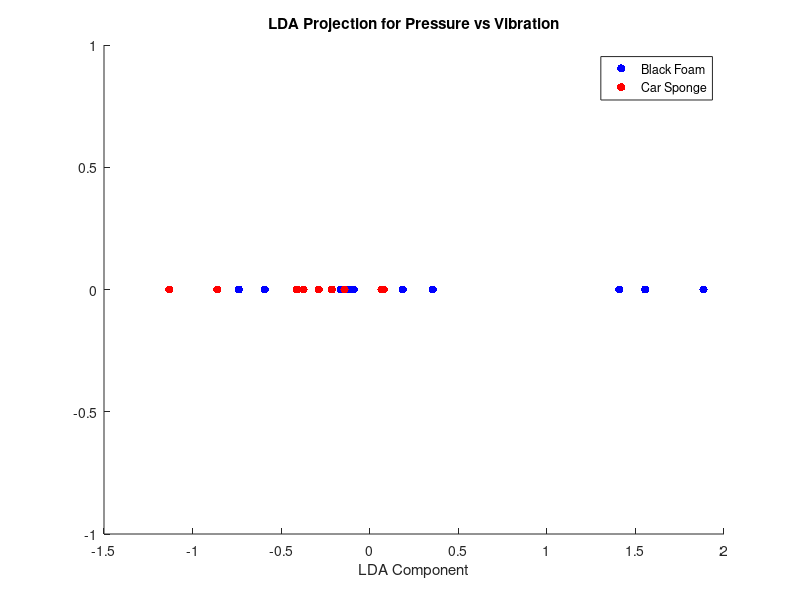
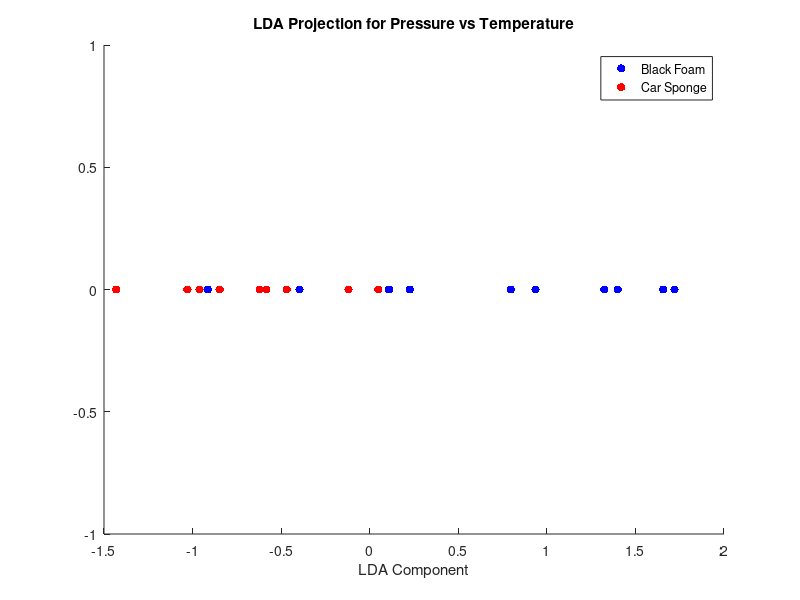
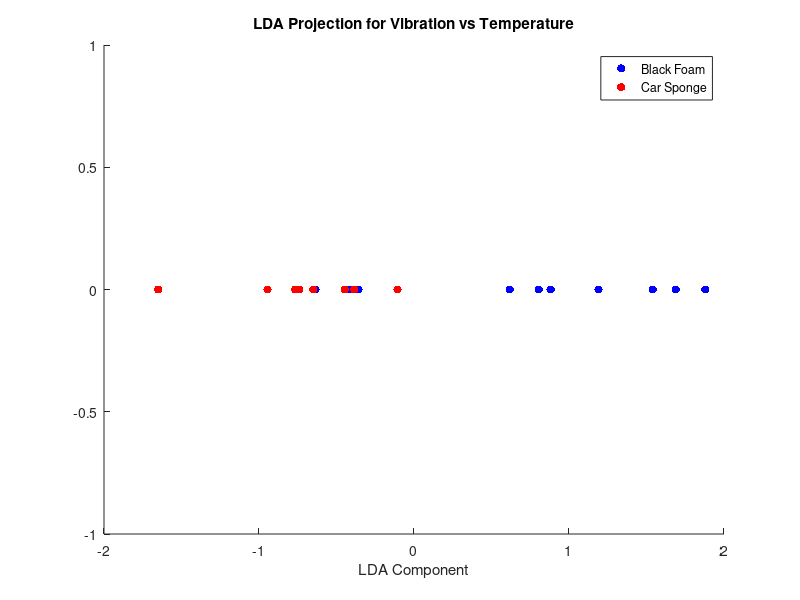

Write the MATLAB code that produced these figures, in order.
data = load('Lab1/F0_PVT.mat');

pressure_black_foam = data.Pressure(2,:)';
vibration_black_foam = data.Vibration(2,:)';
temperature_black_foam = data.Temperature(2,:)';

pressure_car_sponge = data.Pressure(3,:)';
vibration_car_sponge = data.Vibration(3,:)';
temperature_car_sponge = data.Temperature(3,:)';

X_pv = [pressure_black_foam vibration_black_foam; pressure_car_sponge vibration_car_sponge];
X_pt = [pressure_black_foam temperature_black_foam; pressure_car_sponge temperature_car_sponge];
X_vt = [vibration_black_foam temperature_black_foam; vibration_car_sponge temperature_car_sponge];

% Create label vectors for the classes
labels_pv = [ones(size(pressure_black_foam)); 2 * ones(size(pressure_car_sponge))];
labels_pt = labels_pv;  % Same labels for all, since the class division is the same
labels_vt = labels_pv;

% Perform LDA and plot for each feature pair
feature_pairs = {X_pv, X_pt, X_vt};
pair_names = {'Pressure vs Vibration', 'Pressure vs Temperature', 'Vibration vs Temperature'};
labels = {labels_pv, labels_pt, labels_vt};

for i = 1:length(feature_pairs)
    % Standardize the data for the current pair
    X_std = (feature_pairs{i} - mean(feature_pairs{i})) ./ std(feature_pairs{i});
    
    % Calculate the means for each class for the current feature pair
    mean_class1 = mean(X_std(labels{i} == 1,:));
    mean_class2 = mean(X_std(labels{i} == 2,:));
    
    % Compute the within-class scatter matrix
    S_W = cov(X_std(labels{i} == 1,:)) + cov(X_std(labels{i} == 2,:));
    
    % Compute the between-class scatter matrix
    mean_diff = mean_class1 - mean_class2;
    S_B = (mean_diff' * mean_diff) * sum(labels{i} == 1); % Use the number of observations in class 1
    
    % Solve the generalized eigenvalue problem
    [V, D] = eig(S_B, S_W);
    [~, ind] = sort(diag(D), 'descend');
    W = V(:,ind(1)); % Select the eigenvector with the largest eigenvalue
    
    % Project the data onto the LDA component
    Y_class1 = X_std(labels{i} == 1,:) * W;
    Y_class2 = X_std(labels{i} == 2,:) * W;
    
    % Plot the LDA projection for the current feature pair
    figure;
    scatter(Y_class1, zeros(size(Y_class1, 1), 1), 'b', 'filled');
    hold on;
    scatter(Y_class2, zeros(size(Y_class2, 1), 1), 'r', 'filled');
    title(['LDA Projection for ', pair_names{i}]);
    xlabel('LDA Component');
    ylabel(''); % No y-axis label needed as this is a 1D plot
    legend('Black Foam', 'Car Sponge');
    hold off;
end
